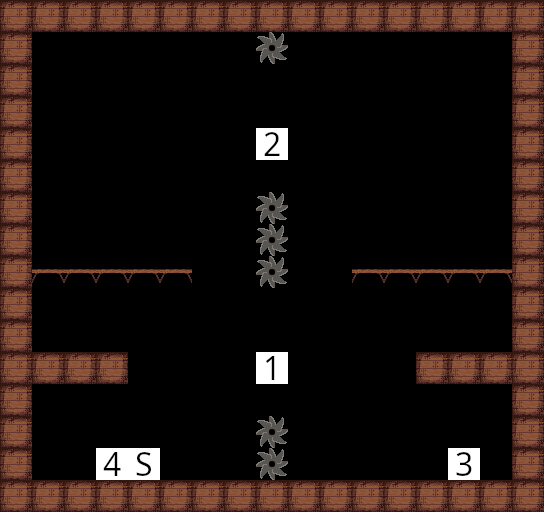

A 2D game scene composited from a Tiled map and its tileset images. What follows is a short description and the map's XML, with every tile layer's data as written:
An orthogonal 17x16 tile map with 32x32 px tiles, 1 tile layer (Tile Layer 1).

<map version="1.10" tiledversion="1.10.2" orientation="orthogonal" renderorder="right-down" width="17" height="16" tilewidth="32" tileheight="32" infinite="0" nextlayerid="2" nextobjectid="1">
 <editorsettings>
  <export target="../assets/levels/Level5.csv" format="csv" />
 </editorsettings>
 <tileset firstgid="1" source="tiles.tsx" />
 <layer id="1" name="Tile Layer 1" width="17" height="16">
  <data encoding="csv">
2,2,2,2,2,2,2,2,2,2,2,2,2,2,2,2,2,
2,0,0,0,0,0,0,0,4,0,0,0,0,0,0,0,2,
2,0,0,0,0,0,0,0,0,0,0,0,0,0,0,0,2,
2,0,0,0,0,0,0,0,0,0,0,0,0,0,0,0,2,
2,0,0,0,0,0,0,0,12,0,0,0,0,0,0,0,2,
2,0,0,0,0,0,0,0,0,0,0,0,0,0,0,0,2,
2,0,0,0,0,0,0,0,4,0,0,0,0,0,0,0,2,
2,0,0,0,0,0,0,0,4,0,0,0,0,0,0,0,2,
2,3,3,3,3,3,0,0,4,0,0,3,3,3,3,3,2,
2,0,0,0,0,0,0,0,0,0,0,0,0,0,0,0,2,
2,0,0,0,0,0,0,0,0,0,0,0,0,0,0,0,2,
2,2,2,2,0,0,0,0,11,0,0,0,0,2,2,2,2,
2,0,0,0,0,0,0,0,0,0,0,0,0,0,0,0,2,
2,0,0,0,0,0,0,0,4,0,0,0,0,0,0,0,2,
2,0,0,14,6,0,0,0,4,0,0,0,0,0,13,0,2,
2,2,2,2,2,2,2,2,2,2,2,2,2,2,2,2,2
</data>
 </layer>
</map>
